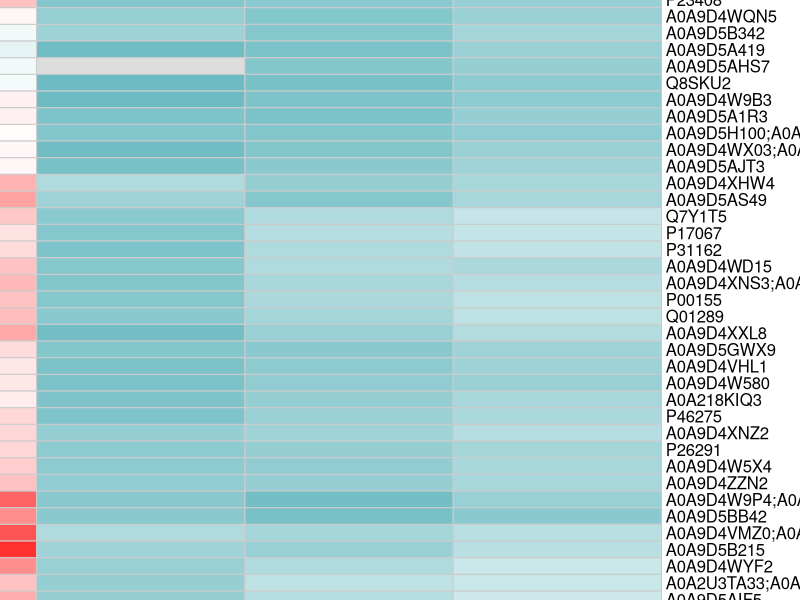
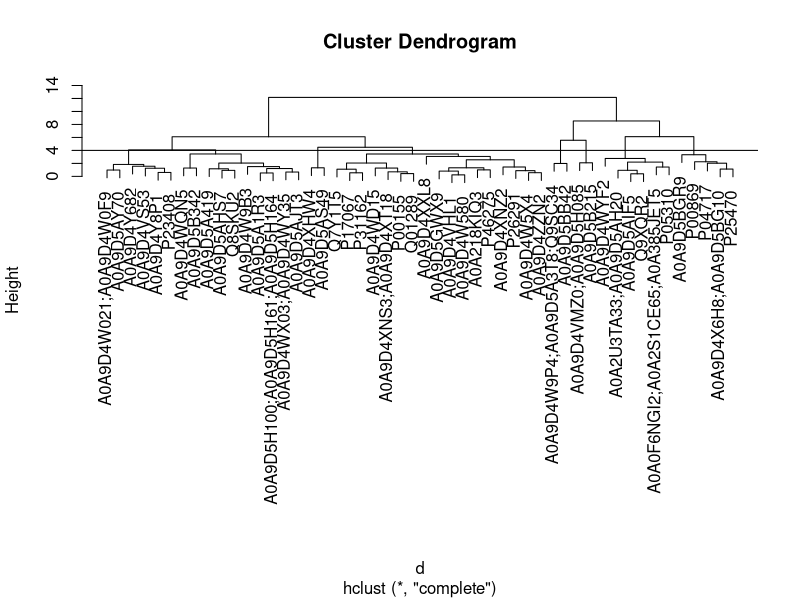
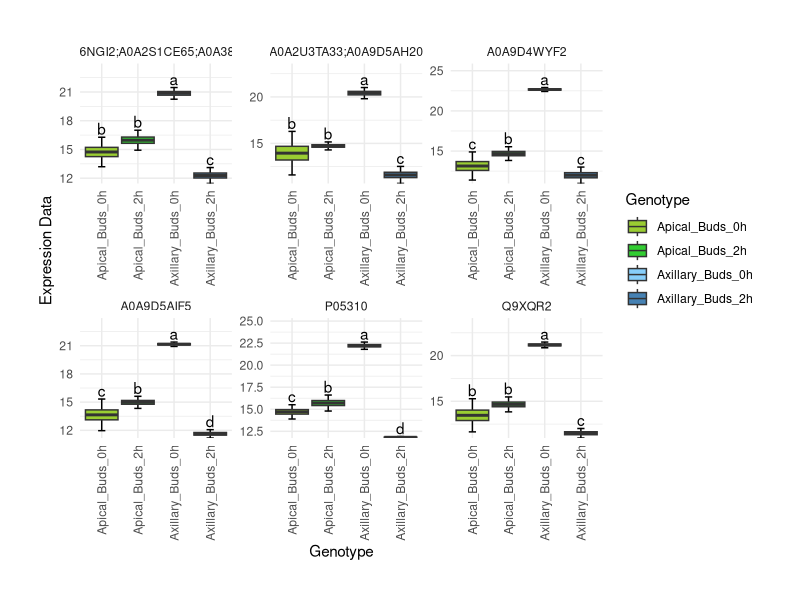

Here is the R script that generated these plots, in order:
library(tidyverse)
library(ggsignif)
library(ggplot2)
library(ggthemes)
library(multcompView)

setwd("C:/AkilaY/Work/Akila/SUB968_Pisum/Pisum_2023_2024/Pisum_MS-DAP_results")
df <- read.csv("top50_heatmap_data.csv", header = T, stringsAsFactors = F)
rownames(df) = df[,1] 
df[,1] = NULL

#### creting the heatmap to get the clusters
colors = rev(colorRampPalette(c("firebrick1", "white", "#6DBCC3"))(80))		#preparing color palette for heatmap

#heatmap of intensities of top 50 significant proteins
out = pheatmap::pheatmap(df,col = colors,main="\nHeatmap of Top 50 Significant Proteins\n",border_color='gray80',name ="Intensity",
		fontsize=16,scale="none", fontsize_row = 12,cellheight=12,cellwidth = 150,heatmap_legend_param = list(legend_direction = "vertical", legend_width = unit(4, "cm")))

# plotting the dendrogram to check for the clusters
plot(out$tree_row)
abline(h=4)
	
tree_cut_row <- cutree(out$tree_row, k = 8)		#selecting the number of clusters based on heatmap
tc_row <- data.frame(Protein_id = names(tree_cut_row), Gene_clusters = as.character(unname(tree_cut_row)))

#loading intensity data
intensity_data = read.csv("pro_intensity_data.csv", header=T)

cluster_data = intensity_data[intensity_data$protein_id%in%tc_row$Protein_id[tc_row$Gene_clusters==1],]		#change the cluster number here to make the boxplot of any cluster

	
### creating longdata
longdata <- cluster_data %>% 
  gather(key, value, -protein_id)%>% 
  mutate(Genotype =  sub("_[^_]*$", "", key),
  		Replicate = gsub("[^_]+_", "",key),key=NULL )%>%
		dplyr::select(protein_id, Genotype, Replicate, everything())

# Summary statistics
longdata2 <- longdata %>%na.omit()%>%
  group_by(protein_id, Genotype) %>%
  summarise(
    mean_value = mean(value),
    sd_value = sd(value),
    std_error = sd(value) / sqrt(n())
  ) %>%
  mutate(CI.L = mean_value - qt(1 - (0.05 / 2), n() - 1) * std_error,
         CI.U = mean_value + qt(1 - (0.05 / 2), n() - 1) * std_error)%>%
  ungroup() %>%
  mutate(Genotype = factor(Genotype))


#creating wide data for anova
df_long <- cluster_data %>%
  pivot_longer(cols = 2:ncol(.)) %>%
  pivot_wider(names_from = protein_id, values_from = value)%>% 
  mutate(Genotype =  sub("_[^_]*$", "", name),
  		Replicate = gsub("[^_]+_", "",name),name=NULL )%>%
		dplyr::select(Genotype, Replicate, everything())
  
  
  

# analysis of variance  
fit_aov <- function(protein_id) {
  aov(protein_id ~ Genotype, data = df_long)
}

anovas <- map(df_long[, 3:ncol(df_long)], fit_aov)

# Tukey's test
tukey <- lapply(anovas, function(m) TukeyHSD(m))

# compact letter display
clds <- lapply(names(anovas), function(x) multcompLetters4(anovas[[x]], tukey[[x]]))

# extracting the compact letter display and adding to the Tk table
names(clds) = names(anovas)

letters = data.frame(matrix(ncol=3,nrow=0))
colnames(letters) = c("protein_id","Genotype","Letters")

for(i in 1:length(names(clds))){
cld= as.data.frame.list(clds[[i]]$Genotype)[1]
df = data.frame(protein_id=rep(names(clds)[i],length(unique(df_long$Genotype))),
					Genotype = rownames(cld),
					Letters = cld$Letters)
letters = rbind(letters,df)					}
					

letters = letters%>%arrange(protein_id,Genotype)					
				
longdata2$cld = letters$Letters





#boxplot with error bar at 95% CI of the mean using mean and std error values
s=ggplot(longdata2, aes(x=Genotype,y=mean_value,fill=Genotype))+
geom_errorbar( aes(ymin = CI.L, ymax = CI.U), width = 0.2, position = position_dodge(0.9)) +
geom_boxplot(aes(lower=mean_value-std_error,upper=mean_value+std_error,middle=mean_value,ymin=mean_value-std_error,ymax=mean_value+std_error),stat="identity")+
scale_fill_manual(values = c("olivedrab3", "limegreen", "lightskyblue", "steelblue")) +
facet_wrap(~ protein_id, scales = "free")+
geom_text(data=longdata2,aes(label = cld, y = CI.U), vjust = -0.2)+
labs(x = "Genotype", y = "Expression Data") +
theme_minimal() +
scale_y_continuous(limits = c(NA, NA), expand = expansion(mult = c(0, 0.25)))+
scale_x_discrete(guide = guide_axis(angle = 90))+
theme(plot.margin = unit(c(1,1,1,1), "cm"))


jpeg("comparison_boxplot_from mean_&_std_error.jpeg",height=20*350,width=25*350,res=600)
s
dev.off()
